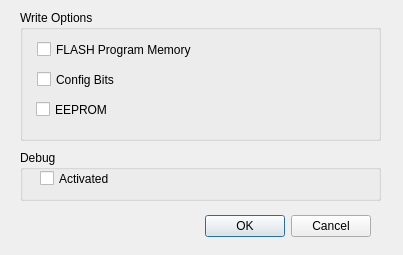
<?xml version="1.0" encoding="UTF-8"?>
<ui version="4.0">
 <class>Settings</class>
 <widget class="QDialog" name="Settings">
  <property name="geometry">
   <rect>
    <x>0</x>
    <y>0</y>
    <width>403</width>
    <height>255</height>
   </rect>
  </property>
  <property name="windowTitle">
   <string>Settings</string>
  </property>
  <property name="windowIcon">
   <iconset resource="resources.qrc">
    <normaloff>:/MainWindow/img/microchip.ico</normaloff>:/MainWindow/img/microchip.ico</iconset>
  </property>
  <widget class="QDialogButtonBox" name="buttonBox">
   <property name="geometry">
    <rect>
     <x>30</x>
     <y>210</y>
     <width>341</width>
     <height>32</height>
    </rect>
   </property>
   <property name="orientation">
    <enum>Qt::Horizontal</enum>
   </property>
   <property name="standardButtons">
    <set>QDialogButtonBox::Cancel|QDialogButtonBox::Ok</set>
   </property>
  </widget>
  <widget class="QGroupBox" name="WriteOptionsGroupBox">
   <property name="geometry">
    <rect>
     <x>20</x>
     <y>10</y>
     <width>361</width>
     <height>131</height>
    </rect>
   </property>
   <property name="title">
    <string>Write Options</string>
   </property>
   <widget class="QCheckBox" name="FlashProgramMemorycheckBox">
    <property name="geometry">
     <rect>
      <x>17</x>
      <y>30</y>
      <width>201</width>
      <height>19</height>
     </rect>
    </property>
    <property name="text">
     <string>FLASH Program Memory</string>
    </property>
   </widget>
   <widget class="QCheckBox" name="ConfigBitsCheckBox">
    <property name="geometry">
     <rect>
      <x>17</x>
      <y>60</y>
      <width>201</width>
      <height>19</height>
     </rect>
    </property>
    <property name="text">
     <string>Config Bits</string>
    </property>
   </widget>
   <widget class="QCheckBox" name="EepromCheckBox">
    <property name="geometry">
     <rect>
      <x>16</x>
      <y>90</y>
      <width>201</width>
      <height>19</height>
     </rect>
    </property>
    <property name="text">
     <string>EEPROM</string>
    </property>
   </widget>
  </widget>
  <widget class="QGroupBox" name="DebugGroupBox">
   <property name="geometry">
    <rect>
     <x>20</x>
     <y>150</y>
     <width>361</width>
     <height>51</height>
    </rect>
   </property>
   <property name="title">
    <string>Debug</string>
   </property>
   <widget class="QCheckBox" name="DebugActivatedCheckBox">
    <property name="geometry">
     <rect>
      <x>20</x>
      <y>20</y>
      <width>70</width>
      <height>17</height>
     </rect>
    </property>
    <property name="text">
     <string>Activated</string>
    </property>
   </widget>
  </widget>
 </widget>
 <resources>
  <include location="resources.qrc"/>
 </resources>
 <connections>
  <connection>
   <sender>buttonBox</sender>
   <signal>accepted()</signal>
   <receiver>Settings</receiver>
   <slot>accept()</slot>
   <hints>
    <hint type="sourcelabel">
     <x>248</x>
     <y>254</y>
    </hint>
    <hint type="destinationlabel">
     <x>157</x>
     <y>274</y>
    </hint>
   </hints>
  </connection>
  <connection>
   <sender>buttonBox</sender>
   <signal>rejected()</signal>
   <receiver>Settings</receiver>
   <slot>reject()</slot>
   <hints>
    <hint type="sourcelabel">
     <x>316</x>
     <y>260</y>
    </hint>
    <hint type="destinationlabel">
     <x>286</x>
     <y>274</y>
    </hint>
   </hints>
  </connection>
 </connections>
</ui>
